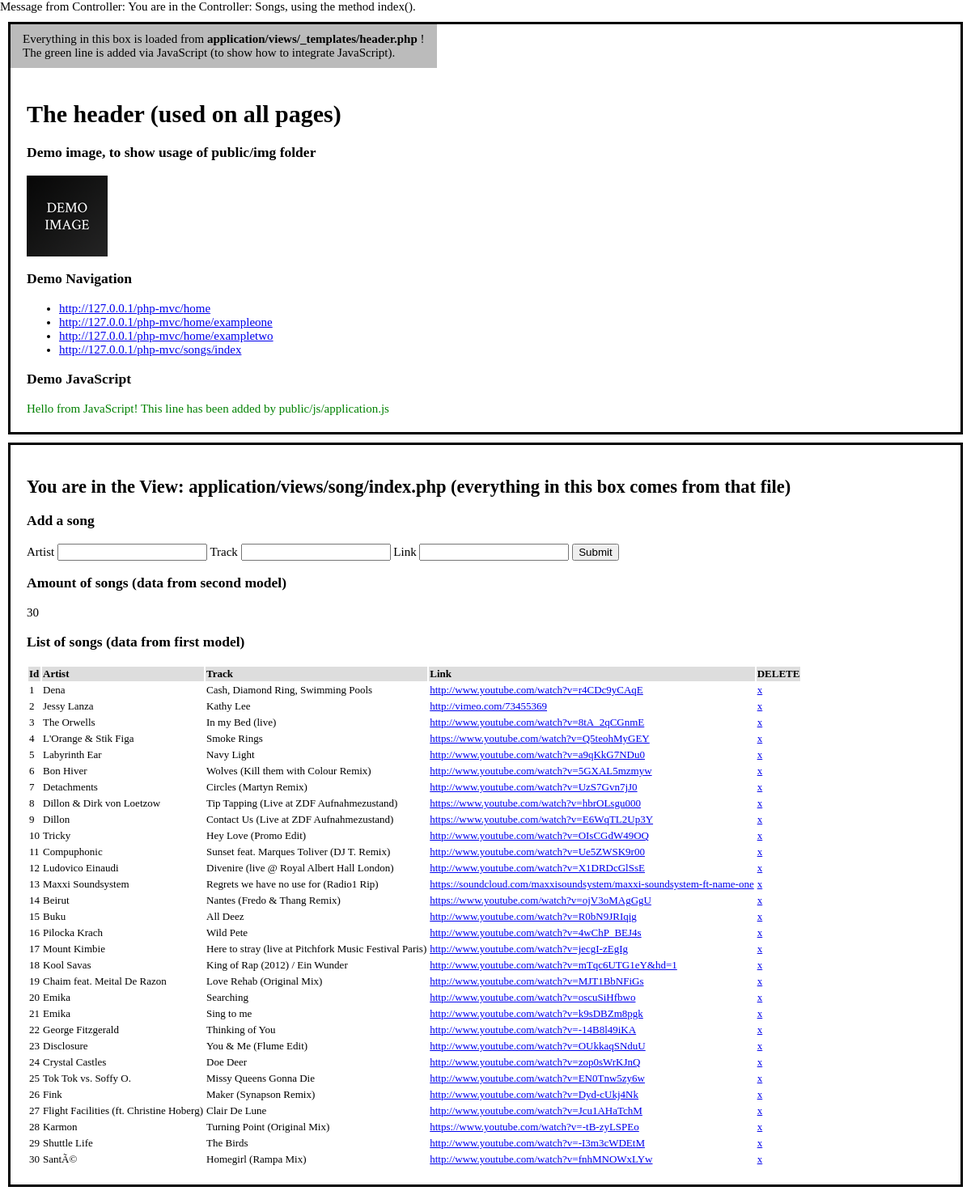
The page /songs/ on the database its author committed.
### tables this page shows
CREATE TABLE `song` (
  `id` int(11) NOT NULL AUTO_INCREMENT,
  `artist` text NOT NULL,
  `track` text NOT NULL,
  `link` text,
  PRIMARY KEY (`id`),
  UNIQUE KEY `id` (`id`)
);

### application/controller/songs.php (called while the page is built, shortened)
<?php
class Songs extends Controller
{
    public function index()
    {
        $songs_model = $this->loadModel('SongsModel');
        $songs = $songs_model->getAllSongs();
        $stats_model = $this->loadModel('StatsModel');
        $amount_of_songs = $stats_model->getAmountOfSongs();
        require 'application/views/_templates/header.php';
        require 'application/views/songs/index.php';
        require 'application/views/_templates/footer.php';
    }
}

### application/libs/controller.php (called while the page is built, shortened)
<?php
class Controller
{
    public $db = null;
    private function openDatabaseConnection()
    {
        $options = array(PDO::ATTR_DEFAULT_FETCH_MODE => PDO::FETCH_OBJ, PDO::ATTR_ERRMODE => PDO::ERRMODE_WARNING);
        $this->db = new PDO(DB_TYPE . ':host=' . DB_HOST . ';dbname=' . DB_NAME, DB_USER, DB_PASS, $options);
    }
    public function loadModel($model_name)
    {
        return new $model_name($this->db);
    }
}

### index.php (called while the page is built, shortened)
<?php
require 'application/libs/application.php';
require 'application/libs/controller.php';
$app = new Application();

### application/models/statsmodel.php (called while the page is built)
<?php
class StatsModel
{
    function __construct($db) {
        try {
            $this->db = $db;
        } catch (PDOException $e) {
            exit('Database connection could not be established.');
        }
    }
    public function getAmountOfSongs()
    {
        $sql = "SELECT COUNT(id) AS amount_of_songs FROM song";
        $query = $this->db->prepare($sql);
        $query->execute();
        return $query->fetch()->amount_of_songs;
    }
}

### application/models/songsmodel.php (called while the page is built, shortened)
<?php
class SongsModel
{
    function __construct($db) {
        try {
            $this->db = $db;
        } catch (PDOException $e) {
            exit('Database connection could not be established.');
        }
    }
    public function getAllSongs()
    {
        $sql = "SELECT id, artist, track, link FROM song";
        $query = $this->db->prepare($sql);
        $query->execute();
        return $query->fetchAll();
    }
}

### application/views/songs/index.php (the view)
<div class="container">
    <h2>You are in the View: application/views/song/index.php (everything in this box comes from that file)</h2>
    <div>
        <h3>Add a song</h3>
        <form action="<?php echo URL; ?>songs/addsong" method="POST">
            <label>Artist</label>
            <input type="text" name="artist" value="" required />
            <label>Track</label>
            <input type="text" name="track" value="" required />
            <label>Link</label>
            <input type="text" name="link" value="" />
            <input type="submit" name="submit_add_song" value="Submit" />
        </form>
    </div>
    <div>
        <h3>Amount of songs (data from second model)</h3>
        <div>
            <?php echo $amount_of_songs; ?>
        </div>
        <h3>List of songs (data from first model)</h3>
        <table>
            <thead style="background-color: #ddd; font-weight: bold;">
            <tr>
                <td>Id</td>
                <td>Artist</td>
                <td>Track</td>
                <td>Link</td>
                <td>DELETE</td>
            </tr>
            </thead>
            <tbody>
            <?php foreach ($songs as $song) { ?>
                <tr>
                    <td><?php if (isset($song->id)) echo $song->id; ?></td>
                    <td><?php if (isset($song->artist)) echo $song->artist; ?></td>
                    <td><?php if (isset($song->track)) echo $song->track; ?></td>
                    <td>
                        <?php if (isset($song->link)) { ?>
                            <a href="<?php echo $song->link; ?>"><?php echo $song->link; ?></a>
                        <?php } ?>
                    </td>
                    <td><a href="<?php echo URL . 'songs/deletesong/' . $song->id; ?>">x</a></td>
                </tr>
            <?php } ?>
            </tbody>
        </table>
    </div>
</div>

### application/libs/application.php (shortened to what this page needs)
<?php
class Application
{
    private $url_controller = null;
    private $url_action = null;
    private $url_parameter_1 = null;
    private $url_parameter_2 = null;
    private $url_parameter_3 = null;
    public function __construct()
    {
        if (file_exists('./application/controller/' . $this->url_controller . '.php')) {
            $this->url_controller = new $this->url_controller();
            if (method_exists($this->url_controller, $this->url_action)) {
                if (isset($this->url_parameter_3)) {
                    $this->url_controller->{$this->url_action}($this->url_parameter_1, $this->url_parameter_2, $this->url_parameter_3);
                } elseif (isset($this->url_parameter_2)) {
                    $this->url_controller->{$this->url_action}($this->url_parameter_1, $this->url_parameter_2);
                } elseif (isset($this->url_parameter_1)) {
                    $this->url_controller->{$this->url_action}($this->url_parameter_1);
                } else {
                    $this->url_controller->{$this->url_action}();
                }
            } else {
                $this->url_controller->index();
            }
        } else {
            require './application/controller/home.php';
            $home = new Home();
            $home->index();
        }
    }
    private function splitUrl()
    {
        if (isset($_GET['url'])) {
            $url = rtrim($_GET['url'], '/');
            $url = filter_var($url, FILTER_SANITIZE_URL);
            $url = explode('/', $url);
            $this->url_controller = (isset($url[0]) ? $url[0] : null);
            $this->url_action = (isset($url[1]) ? $url[1] : null);
            $this->url_parameter_1 = (isset($url[2]) ? $url[2] : null);
            $this->url_parameter_2 = (isset($url[3]) ? $url[3] : null);
            $this->url_parameter_3 = (isset($url[4]) ? $url[4] : null);
        }
    }
}

### application/views/_templates/header.php (shortened to what this page needs)
<!DOCTYPE html>
<html lang="en">
<head>
    <link href="<?php echo URL; ?>public/css/style.css" rel="stylesheet">
</head>
<body>
<div class="container">
    <div class="where-are-we-box">
        Everything in this box is loaded from <span class="bold">application/views/_templates/header.php</span> !
        <br />
        The green line is added via JavaScript (to show how to integrate JavaScript).
    </div>
    <h1>The header (used on all pages)</h1>
    <h3>Demo image, to show usage of public/img folder</h3>
    <div>
        <img src="<?php echo URL; ?>public/img/demo-image.png" />
    </div>
    <h3>Demo Navigation</h3>
    <div class="navigation">
        <ul>
            <li><a href="<?php echo URL; ?>"><?php echo URL; ?>home</a></li>
            <li><a href="<?php echo URL; ?>home/exampleone"><?php echo URL; ?>home/exampleone</a></li>
            <li><a href="<?php echo URL; ?>home/exampletwo"><?php echo URL; ?>home/exampletwo</a></li>
            <li><a href="<?php echo URL; ?>songs/"><?php echo URL; ?>songs/index</a></li>
        </ul>
    </div>
    <h3>Demo JavaScript</h3>
    <div id="javascript-header-demo-box">
    </div>
</div>

### public/css/style.css (style rules this page uses)
html, body { margin: 0; padding: 0; }
body { font-size: 15px; }
table { font-size: 13px; }
.container { border: 3px solid #000; padding: 20px; margin: 10px; }
.where-are-we-box { position: relative; left: -20px; top: -20px; background-color: #bbb; padding: 10px 15px; display: inline-block; }
.bold { font-weight: bold; }

### rows shown on the page
song: id "1", artist "Dena", track "Cash, Diamond Ring, Swimming Pools", link "http://www.youtube.com/watch?v=r4CDc9yCAqE"
song: id "2", artist "Jessy Lanza", track "Kathy Lee", link "http://vimeo.com/73455369"
song: id "3", artist "The Orwells", track "In my Bed (live)", link "http://www.youtube.com/watch?v=8tA_2qCGnmE"
song: id "4", artist "L'Orange & Stik Figa", track "Smoke Rings", link "https://www.youtube.com/watch?v=Q5teohMyGEY"
song: id "5", artist "Labyrinth Ear", track "Navy Light", link "http://www.youtube.com/watch?v=a9qKkG7NDu0"
song: id "6", artist "Bon Hiver", track "Wolves (Kill them with Colour Remix)", link "http://www.youtube.com/watch?v=5GXAL5mzmyw"
song: id "7", artist "Detachments", track "Circles (Martyn Remix)", link "http://www.youtube.com/watch?v=UzS7Gvn7jJ0"
song: id "8", artist "Dillon & Dirk von Loetzow", track "Tip Tapping (Live at ZDF Aufnahmezustand)", link "https://www.youtube.com/watch?v=hbrOLsgu000"
song: id "9", artist "Dillon", track "Contact Us (Live at ZDF Aufnahmezustand)", link "https://www.youtube.com/watch?v=E6WqTL2Up3Y"
song: id "10", artist "Tricky", track "Hey Love (Promo Edit)", link "http://www.youtube.com/watch?v=OIsCGdW49OQ"
song: id "11", artist "Compuphonic", track "Sunset feat. Marques Toliver (DJ T. Remix)", link "http://www.youtube.com/watch?v=Ue5ZWSK9r00"
song: id "12", artist "Ludovico Einaudi", track "Divenire (live @ Royal Albert Hall London)", link "http://www.youtube.com/watch?v=X1DRDcGlSsE"
song: id "13", artist "Maxxi Soundsystem", track "Regrets we have no use for (Radio1 Rip)", link "https://soundcloud.com/maxxisoundsystem/maxxi-soundsystem-ft-name-one"
song: id "14", artist "Beirut", track "Nantes (Fredo & Thang Remix)", link "https://www.youtube.com/watch?v=ojV3oMAgGgU"
song: id "15", artist "Buku", track "All Deez", link "http://www.youtube.com/watch?v=R0bN9JRIqig"
song: id "16", artist "Pilocka Krach", track "Wild Pete", link "http://www.youtube.com/watch?v=4wChP_BEJ4s"
song: id "17", artist "Mount Kimbie", track "Here to stray (live at Pitchfork Music Festival Paris)", link "http://www.youtube.com/watch?v=jecgI-zEgIg"
song: id "18", artist "Kool Savas", track "King of Rap (2012) / Ein Wunder", link "http://www.youtube.com/watch?v=mTqc6UTG1eY&hd=1"
song: id "19", artist "Chaim feat. Meital De Razon", track "Love Rehab (Original Mix)", link "http://www.youtube.com/watch?v=MJT1BbNFiGs"
song: id "20", artist "Emika", track "Searching", link "http://www.youtube.com/watch?v=oscuSiHfbwo"
song: id "21", artist "Emika", track "Sing to me", link "http://www.youtube.com/watch?v=k9sDBZm8pgk"
song: id "22", artist "George Fitzgerald", track "Thinking of You", link "http://www.youtube.com/watch?v=-14B8l49iKA"
song: id "23", artist "Disclosure", track "You & Me (Flume Edit)", link "http://www.youtube.com/watch?v=OUkkaqSNduU"
song: id "24", artist "Crystal Castles", track "Doe Deer", link "http://www.youtube.com/watch?v=zop0sWrKJnQ"
song: id "25", artist "Tok Tok vs. Soffy O.", track "Missy Queens Gonna Die", link "http://www.youtube.com/watch?v=EN0Tnw5zy6w"
song: id "26", artist "Fink", track "Maker (Synapson Remix)", link "http://www.youtube.com/watch?v=Dyd-cUkj4Nk"
song: id "27", artist "Flight Facilities (ft. Christine Hoberg)", track "Clair De Lune", link "http://www.youtube.com/watch?v=Jcu1AHaTchM"
song: id "28", artist "Karmon", track "Turning Point (Original Mix)", link "https://www.youtube.com/watch?v=-tB-zyLSPEo"
song: id "29", artist "Shuttle Life", track "The Birds", link "http://www.youtube.com/watch?v=-I3m3cWDEtM"
song: id "30", artist "SantÃ©", track "Homegirl (Rampa Mix)", link "http://www.youtube.com/watch?v=fnhMNOWxLYw"

### other values the page prints
URL "http://127.0.0.1/php-mvc/"
$amount_of_songs "30"
